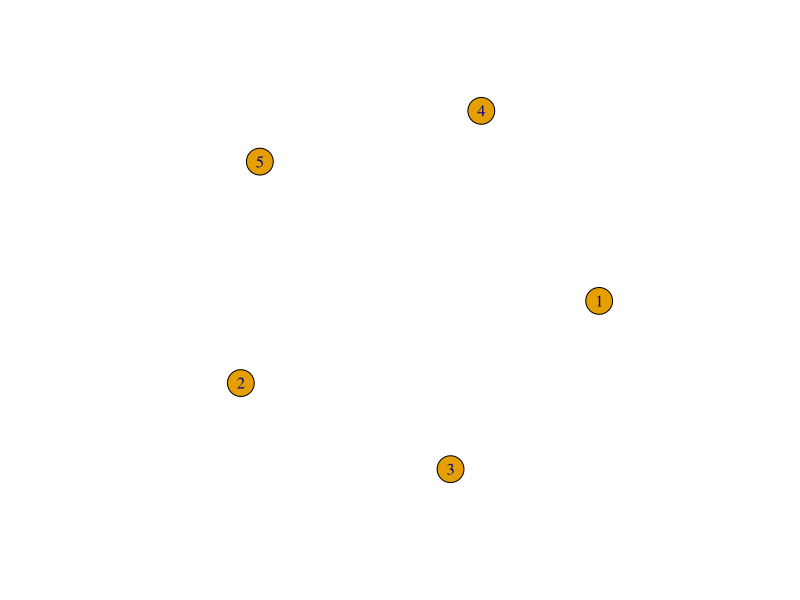
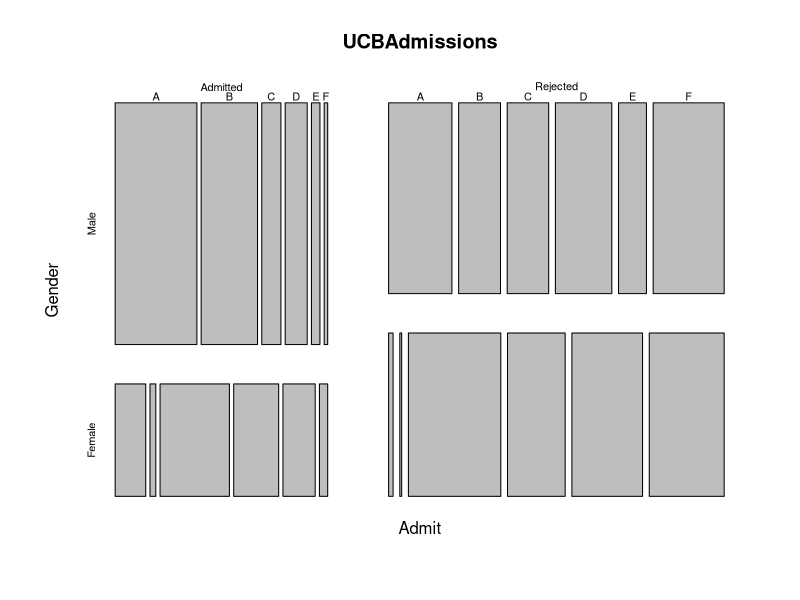

Generate these figures, in order, with R:
## ---- chunk 1
knitr::opts_chunk$set(echo = TRUE)
## ---- chunk 2
# Ejemplo 1: Resta 
v1 = 100
v2 = -100
v3 = v1 - v2
print(v3)
## ---- chunk 3
# Ejemplo 2: Raiz cubica
v1 = 64^(1/3)
print(v1)
## ---- chunk 4
# Ejemplo 3: Factorial
v1 = factorial(8)
print(v1)
## ---- chunk 5
# Ejemplo 4: Logaritmo base 2
v1 = log2(64)
print(v1)
## ---- chunk 6
# Ejemplo 5: Coseno
v1 = cos(90)
print(v1)
## ---- chunk 7
# Ejemplo 6: Tangente
v1 = tan(360)
print(v1)
## ---- chunk 8
# Ejemplo 7: Arcotangente
v1 = atan(360)
print(v1)
## ---- chunk 9
# Ejemplo 8: Arcoseno
v1 = asin(1)
print(v1)
## ---- chunk 10
# Ejemplo 9: Potencia
v1 = 2^3
print(v1)
## ---- chunk 11
# Ejemplo 10: Division entera
v1 = 50 %% 30
print(v1)
## ---- chunk 12
library(igraph)
g = make_empty_graph(5)
plot(g)
## ---- chunk 13
# Creamos un vector de direcciones
direcciones = c("Norte", "Norte", "Este", "Sur", "Oeste")
# Se crea un factor del vector direcciones
factor_direcciones = factor(direcciones)
factor_direcciones
## ---- chunk 14
library(knitr)
vect1 = c(1,2,3,4,5,6,7,8,9,10)
vect2 = c(1,2,3,4,5,6,7,8,9,10)
kable(table(vect1,vect2))
## ---- chunk 15
entrada = "tijeras" # CAMBIE ESTA VARIABLE SI DESEA PROBAR OTRA ENTRADA

# Entrada: Un string correspondiente a "piedra", "papel" o "tijeras"
# Salida: Un string diciendo si se gano, perdio o empato la partida
# Descripcion: Un simple juego de piedra, papel o tijeras contra la computadora.
piedra_papel_tijeras = function(entrada){
  opciones_validas = c("piedra", "papel", "tijeras")
  if(entrada %in% opciones_validas){
    opcion = sample(1:3,1)
    enemigo = opciones_validas[opcion]
    if(enemigo == "piedra"){
      if(entrada == "piedra"){
        print("Usted eligio: piedra")
        print("La computadora eligio: piedra")
        return("Resultado: Empate!")
      }
      if(entrada == "papel"){
        print("Usted eligio: papel")
        print("La computadora eligio: piedra")
        return("Resultado: Usted gana la partida!")
      }
      if(entrada == "tijeras"){
        print("Usted eligio: tijeras")
        print("La computadora eligio: piedra")
        return("Resultado: Usted pierde la partida!")
      }
    }
    if(enemigo == "papel"){
      if(entrada == "piedra"){
        print("Usted eligio: piedra")
        print("La computadora eligio: papel")
        return("Resultado: Usted pierde la partida!")
      }
      if(entrada == "papel"){
        print("Usted eligio: papel")
        print("La computadora eligio: papel")
        return("Resultado: Empate!")
      }
      if(entrada == "tijeras"){
        print("Usted eligio: tijeras")
        print("La computadora eligio: papel")
        return("Resultado: Usted gana la partida!")
      }
    }
    if(enemigo == "tijeras"){
      if(entrada == "piedra"){
        print("Usted eligio: piedra")
        print("La computadora eligio: tijeras")
        return("Resultado: Usted gana la partida!")
      }
      if(entrada == "papel"){
        print("Usted eligio: papel")
        print("La computadora eligio: tijeras")
        return("Resultado: Usted pierde la partida!")
      }
      if(entrada == "tijeras"){
        print("Usted eligio: tijeras")
        print("La computadora eligio: tijeras")
        return("Resultado: Empate!")
      }
    }
  }
  else{
    return("Opcion invalida, intentelo nuevamente.")
  }
}
# LLamado a la función
piedra_papel_tijeras(entrada)
## ---- chunk 16
data("UCBAdmissions")
force(UCBAdmissions)
## ---- chunk 17
data("UCBAdmissions")
summary(UCBAdmissions)
## ---- chunk 18
plot(UCBAdmissions)
